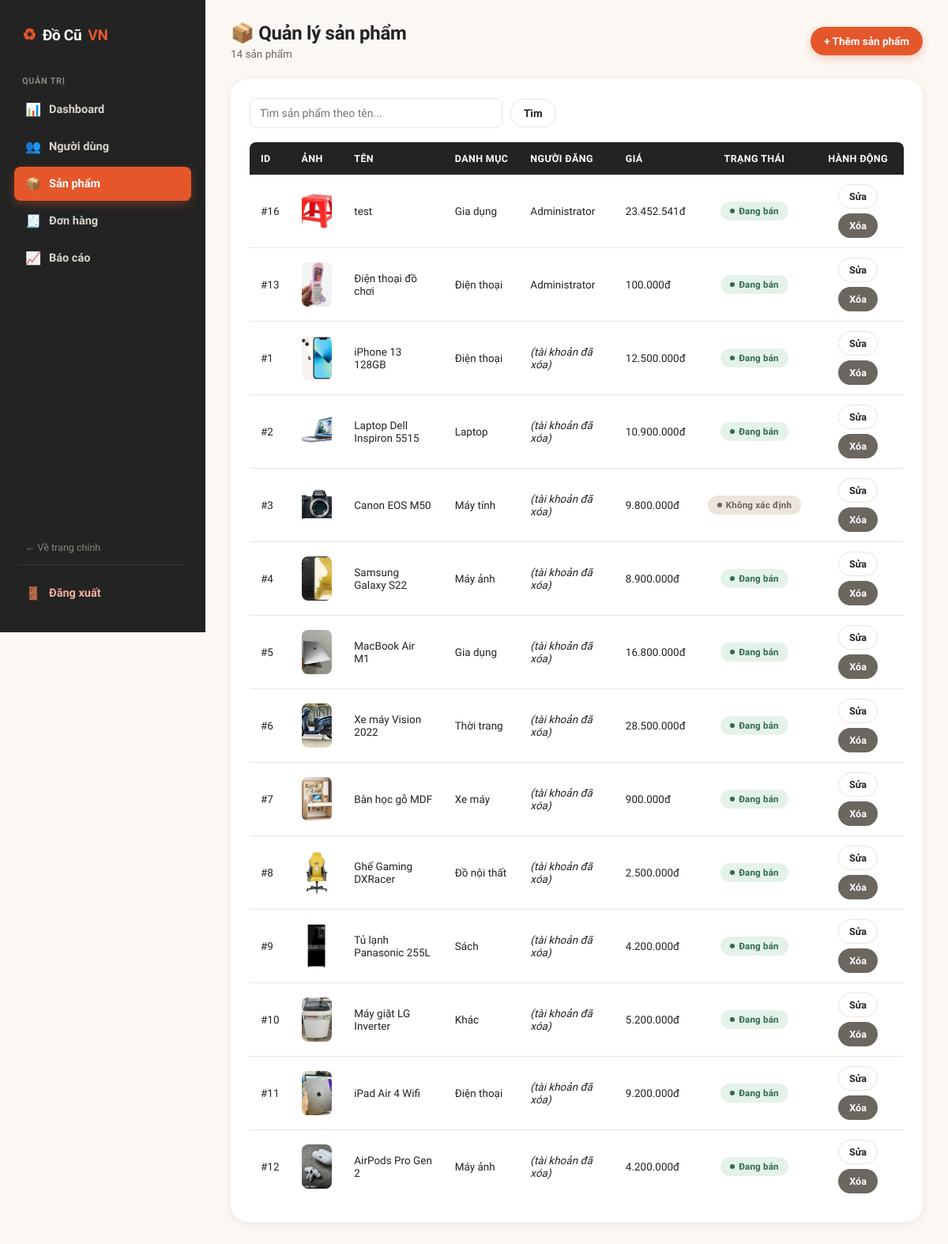
Before: /admin/products.php (signed in) with the older database file.
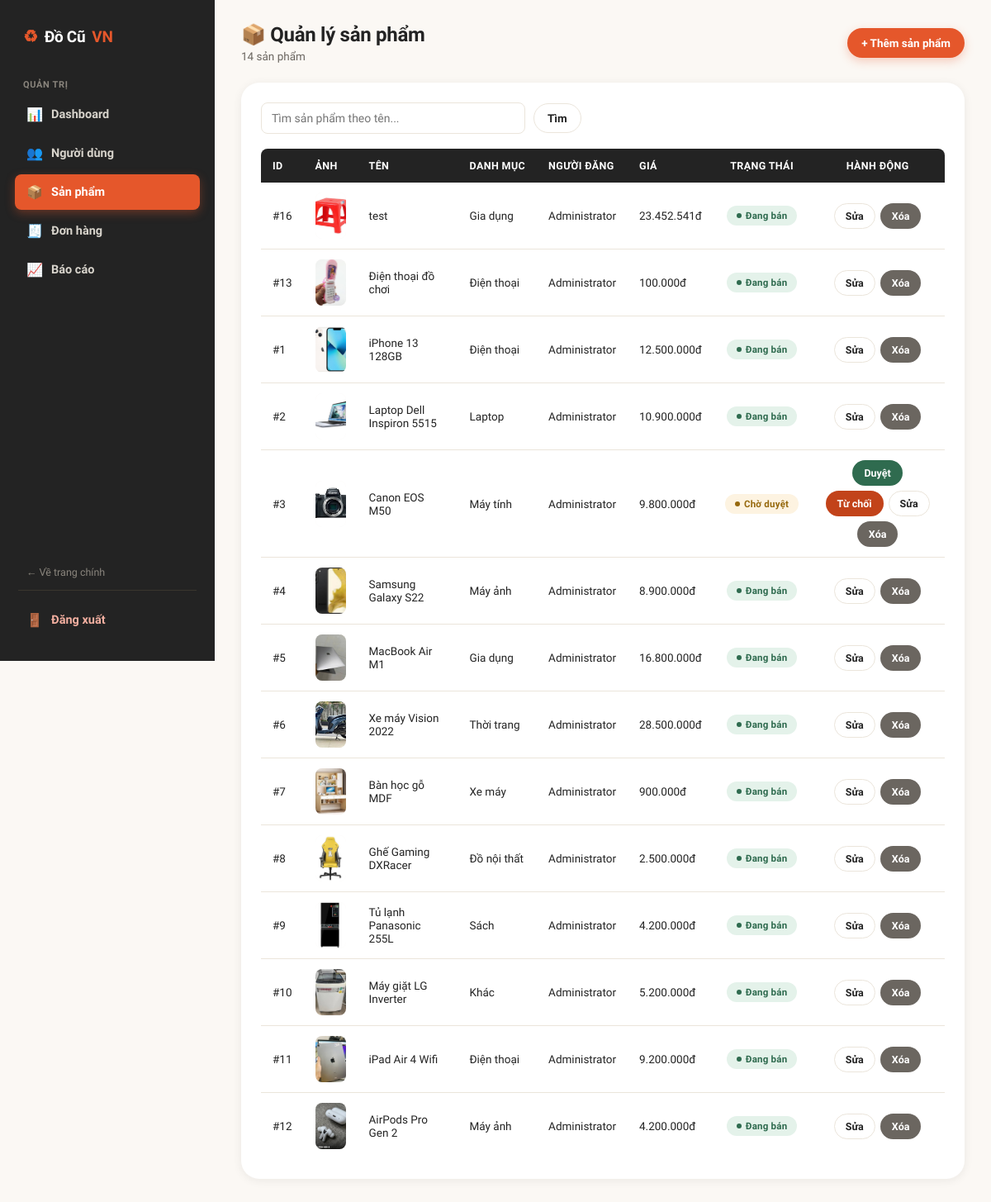
After: the same page with the newer database file.
### tables this page shows
CREATE TABLE `products` (
  `id` int(11) NOT NULL,
  `user_id` int(11) NOT NULL,
  `category_id` int(11) NOT NULL,
  `title` varchar(255) NOT NULL,
  `description` text DEFAULT NULL,
  `price` decimal(12,2) NOT NULL,
  `image` varchar(255) DEFAULT NULL,
  `condition_item` enum('new','like_new','good','fair') DEFAULT 'good',
  `location` varchar(255) DEFAULT NULL,
  `views` int(11) DEFAULT 0,
  `status` enum('active','pending','sold','hidden','rejected','deleted') DEFAULT 'pending',
  `created_at` timestamp NOT NULL DEFAULT current_timestamp(),
  `updated_at` timestamp NOT NULL DEFAULT current_timestamp() ON UPDATE current_timestamp()
);

CREATE TABLE `categories` (
  `id` int(11) NOT NULL,
  `name` varchar(100) NOT NULL,
  `description` text DEFAULT NULL,
  `icon` varchar(100) DEFAULT NULL,
  `status` tinyint(4) DEFAULT 1
);

CREATE TABLE `users` (
  `id` int(11) NOT NULL,
  `fullname` varchar(100) NOT NULL,
  `username` varchar(50) NOT NULL,
  `email` varchar(100) NOT NULL,
  `password` varchar(255) NOT NULL,
  `phone` varchar(20) DEFAULT NULL,
  `avatar` varchar(255) DEFAULT 'uploads/avatar/default.png',
  `address` varchar(255) DEFAULT NULL,
  `gender` enum('Nam','Nữ','Khác') DEFAULT NULL,
  `dob` date DEFAULT NULL,
  `role` enum('admin','user') NOT NULL DEFAULT 'user',
  `status` enum('active','blocked') NOT NULL DEFAULT 'active',
  `created_at` timestamp NOT NULL DEFAULT current_timestamp(),
  `updated_at` timestamp NOT NULL DEFAULT current_timestamp() ON UPDATE current_timestamp()
);

### admin/inc/auth.php (called while the page is built, shortened)
<?php
if (!function_exists("e")) {
    function e($value): string
    {
        return htmlspecialchars((string)($value ?? ""), ENT_QUOTES, "UTF-8");
    }
}
if (!function_exists("money")) {
    function money($amount): string
    {
        return number_format((float)$amount, 0, ",", ".") . "đ";
    }
}
if (!function_exists("statusBadge")) {
    function statusBadge(?string $status): array
    {
        $map = [
            "active"    => ["Đang bán",     "badge-success"],
            "pending"   => ["Chờ duyệt",    "badge-warning"],
            "sold"      => ["Đã bán",       "badge-info"],
            "hidden"    => ["Đã ẩn",        "badge-neutral"],
            "rejected"  => ["Từ chối",      "badge-danger"],
            "deleted"   => ["Đã xóa",       "badge-danger"],
            "accepted"  => ["Đã nhận",      "badge-info"],
            "completed" => ["Hoàn thành",   "badge-success"],
            "cancelled" => ["Đã hủy",       "badge-danger"],
            "blocked"   => ["Đã khóa",      "badge-danger"],
        ];
        $status = trim((string)$status);
        if ($status === "" || !isset($map[$status])) {
            return ["Không xác định", "badge-neutral"];
        }
        return $map[$status];
    }
}

### admin/products.php (the view, shortened to what this page needs)
<?php
require_once "inc/auth.php";
$keyword = trim($_GET["keyword"] ?? "");
if ($keyword !== "") {
    $stmt = $conn->prepare("
        SELECT
            p.*,
            c.name AS category_name,
            u.fullname AS seller_name
        FROM products p
        LEFT JOIN categories c ON p.category_id = c.id
        LEFT JOIN users u ON p.user_id = u.id
        WHERE p.title LIKE ?
        ORDER BY p.created_at DESC
    ");
    $like = "%" . $keyword . "%";
    $stmt->bind_param("s", $like);
    $stmt->execute();
    $result = $stmt->get_result();
} else {
    $result = $conn->query("
        SELECT
            p.*,
            c.name AS category_name,
            u.fullname AS seller_name
        FROM products p
        LEFT JOIN categories c ON p.category_id = c.id
        LEFT JOIN users u ON p.user_id = u.id
        ORDER BY p.created_at DESC
    ");
}
?>
<!DOCTYPE html>
<html lang="vi">
<head>
<link rel="stylesheet" href="../assets/css/admin.css">
</head>
<body>
<div class="admin-wrapper">
    <?php include "sidebar.php"; ?>
    <main class="admin-main">
        <div class="admin-topbar">
            <div>
                <h1>📦 Quản lý sản phẩm</h1>
                <div class="subtitle"><?= $result->num_rows ?> sản phẩm<?= $keyword !== "" ? " khớp với \"" . e($keyword) . "\"" : "" ?></div>
            </div>
            <a href="../add-product.html" class="btn btn-primary">+ Thêm sản phẩm</a>
        </div>
        <div class="panel">
            <form method="GET" class="filter-bar">
                <input type="text" name="keyword" placeholder="Tìm sản phẩm theo tên..." value="<?= e($keyword) ?>">
                <button class="btn btn-outline">Tìm</button>
            </form>
            <div class="table-scroll">
                <table class="admin-table">
                    <thead>
                    <tr>
                        <th>ID</th>
                        <th>Ảnh</th>
                        <th>Tên</th>
                        <th>Danh mục</th>
                        <th>Người đăng</th>
                        <th>Giá</th>
                        <th class="center">Trạng thái</th>
                        <th class="center">Hành động</th>
                    </tr>
                    </thead>
                    <tbody>
                    <?php if ($result->num_rows === 0): ?>
                        <tr class="empty-row"><td colspan="8">Không có sản phẩm nào.</td></tr>
                    <?php else: while ($p = $result->fetch_assoc()):
                        [$label, $cls] = statusBadge($p["status"]);
                    ?>
                        <tr>
                            <td>#<?= (int)$p["id"] ?></td>
                            <td><img class="thumb" src="../<?= e($p["image"]) ?>" alt="<?= e($p["title"]) ?>"></td>
                            <td><?= e($p["title"]) ?></td>
                            <td><?= $p["category_name"] !== null ? e($p["category_name"]) : "<em>—</em>" ?></td>
                            <td><?= $p["seller_name"] !== null ? e($p["seller_name"]) : "<em>(tài khoản đã xóa)</em>" ?></td>
                            <td><?= money($p["price"]) ?></td>
                            <td class="center"><span class="badge <?= $cls ?>"><?= e($label) ?></span></td>
                            <td class="center">
                                <div class="action-group">
                                <?php if ($p["status"] === "pending"): ?>
                                    <a class="btn btn-sm btn-success"
                                       href="../api/admin/approve.php?id=<?= (int)$p["id"] ?>">
                                        Duyệt
                                    </a>
                                    <a class="btn btn-sm btn-danger"
                                       href="../api/admin/reject.php?id=<?= (int)$p["id"] ?>"
                                       onclick="return confirmAction('Từ chối sản phẩm này?')">
                                        Từ chối
                                    </a>
                                <?php endif; ?>
                                    <a class="btn btn-sm btn-outline" href="edit-product.php?id=<?= (int)$p["id"] ?>">
                                        Sửa
                                    </a>
                                    <a class="btn btn-sm btn-neutral"
                                       onclick="return confirmAction('Xóa sản phẩm này? Hành động không thể hoàn tác.')"
                                       href="../api/admin/delete-product.php?id=<?= (int)$p["id"] ?>">
                                        Xóa
                                    </a>
                                </div>
                            </td>
                        </tr>
                    <?php endwhile; endif; ?>
                    </tbody>
                </table>
            </div>
        </div>
    </main>
</div>
</body>
</html>

### admin/sidebar.php (shortened to what this page needs)
<?php
$current = basename($_SERVER["PHP_SELF"]);
function navActive($file, $current)
{
    return $file === $current ? "active" : "";
}
?>
<aside class="sidebar" id="admin-sidebar">
    <div class="sidebar-logo">Đồ Cũ<span>VN</span></div>
    <div class="sidebar-section-label">Quản trị</div>
    <a href="dashboard.php" class="admin-link <?= navActive("dashboard.php", $current) ?>">
        <span class="icon">📊</span> Dashboard
    </a>
    <a href="users.php" class="admin-link <?= navActive("users.php", $current) ?>">
        <span class="icon">👥</span> Người dùng
    </a>
    <a href="products.php" class="admin-link <?= navActive("products.php", $current) ?>">
        <span class="icon">📦</span> Sản phẩm
    </a>
    <a href="orders.php" class="admin-link <?= navActive("orders.php", $current) ?>">
        <span class="icon">🧾</span> Đơn hàng
    </a>
    <a href="reports.php" class="admin-link <?= navActive("reports.php", $current) ?>">
        <span class="icon">📈</span> Báo cáo
    </a>
    <div class="sidebar-spacer"></div>
    <a href="../index.html" class="sidebar-backsite">← Về trang chính</a>
    <hr>
    <a href="../pages/logout.php" class="admin-link logout">
        <span class="icon">🚪</span> Đăng xuất
    </a>
</aside>

Changed rows visible on the page:
changed products "iPhone 13 128GB": user.fullname (not shown) → "Administrator"; no longer shows "(tài khoản đã xóa)"
changed products "Laptop Dell Inspiron 5515": user.fullname (not shown) → "Administrator"; no longer shows "(tài khoản đã xóa)"
changed products "Canon EOS M50": user.fullname (not shown) → "Administrator"; label "Không xác định" → "Chờ duyệt"; status empty → "pending" (drawn); no longer shows "(tài khoản đã xóa)"
changed products "Samsung Galaxy S22": user.fullname (not shown) → "Administrator"; no longer shows "(tài khoản đã xóa)"
changed products "MacBook Air M1": user.fullname (not shown) → "Administrator"; no longer shows "(tài khoản đã xóa)"
changed products "Xe máy Vision 2022": user.fullname (not shown) → "Administrator"; no longer shows "(tài khoản đã xóa)"
changed products "Bàn học gỗ MDF": user.fullname (not shown) → "Administrator"; no longer shows "(tài khoản đã xóa)"
changed products "Ghế Gaming DXRacer": user.fullname (not shown) → "Administrator"; no longer shows "(tài khoản đã xóa)"
changed products "Tủ lạnh Panasonic 255L": user.fullname (not shown) → "Administrator"; no longer shows "(tài khoản đã xóa)"
changed products "Máy giặt LG Inverter": user.fullname (not shown) → "Administrator"; no longer shows "(tài khoản đã xóa)"
changed products "iPad Air 4 Wifi": user.fullname (not shown) → "Administrator"; no longer shows "(tài khoản đã xóa)"
changed products "AirPods Pro Gen 2": user.fullname (not shown) → "Administrator"; no longer shows "(tài khoản đã xóa)"
